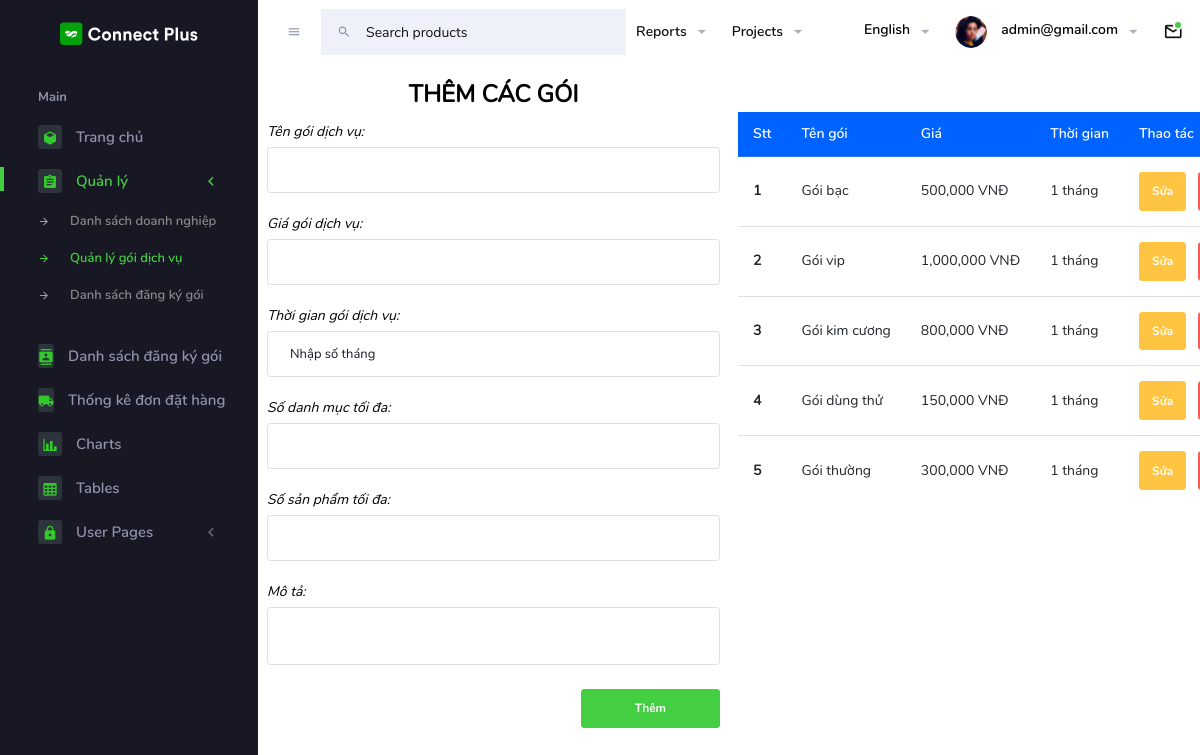
The page /admin/ADpackages.php (signed in) on the database its author committed.
### tables this page shows
CREATE TABLE `packages` (
  `packageid` int(11) NOT NULL,
  `name` varchar(255) NOT NULL,
  `price` bigint(20) NOT NULL,
  `numberofcategories` int(11) NOT NULL DEFAULT 0,
  `numberofproducts` int(11) NOT NULL DEFAULT 0,
  `packagedate` int(11) NOT NULL,
  `description` text NOT NULL
);

### admin/ADpackages.php (the view)
<?php
include '../connect.php';
?>
<?php
include("./Template/headerAD.php");
include("./Template/navbarAD.php");
include("./Template/sidebarAD.php");
?>
<div class="container">
    <div class="row">
        <div class="col-md-6">
            <?php
            if (isset($_GET['action']) == 'sua') {
                $id = $_GET['id'];
                $sql_select_id = "SELECT * FROM packages WHERE packageid = ?";
                $stmt = $conn->prepare($sql_select_id);
                $stmt->bind_param("i", $id);
                $stmt->execute();
                $result = $stmt->get_result();
                if ($row = mysqli_fetch_array($result)) {
            ?>
            <h2 class="text-center m-3 text-black text-uppercase">Sửa các gói</h2>
            <form action="./ADhandlepackage.php" method="post">
                <input type="hidden" name="packageid" value="<?php echo $id ?>">
                <div class="form-group">
                    <label for="" class="text-black font-italic">Tên gói dịch vụ:</label>
                    <input type="text" name="namePackage" value="<?php echo $row['name'] ?>" id=""
                        class="form-control rounded">
                </div>
                <div class="form-group">
                    <label for="" class="text-black font-italic">Giá gói dịch vụ:</label>
                    <input type="text" name="pricePackage" value="<?php echo $row['price'] ?>" id=""
                        class="form-control rounded">
                </div>
                <div class="form-group">
                    <label for="" class="text-black font-italic">Thời gian gói dịch vụ:</label>
                    <input type="text" name="datePackage" value="<?php echo $row['packagedate']  ?>" id=""
                        class="form-control rounded">
                </div>
                <div class="form-group">
                    <label for="" class="text-black font-italic">Số danh mục tối đa:</label>
                    <input type="text" name="numberofcategories" value="<?php echo $row['numberofcategories']  ?>" id=""
                        class="form-control rounded">
                </div>
                <div class="form-group">
                    <label for="" class="text-black font-italic">Số sản phẩm tối đa:</label>
                    <input type="text" name="numberofproducts" value="<?php echo $row['numberofproducts']  ?>" id=""
                        class="form-control rounded">
                </div>
                <div class="form-group">
                    <label for="" class="text-black font-italic">Mô tả:</label>
                    <textarea cols="30" name="descPackage" id="description"
                        class="form-control rounded"><?php echo $row['description'] ?></textarea>
                </div>
                <div class="form-group">
                    <div class="row">
                        <div class="col-4"></div>
                        <div class="col-4">
                        </div>
                        <div class="col-4">
                            <input type="submit" name="editPackage" value="Sửa" class="btn btn-success w-100">
                        </div>
                    </div>
                </div>
            </form>
            <a href="../../404.html">404</a>
            <?php
                }
            } else {
                ?>
            <h2 class="text-center m-3 text-black text-uppercase">Thêm các gói</h2>
            <form action="./ADhandlepackage.php" method="post">
                <div class="form-group">
                    <label for="" class="text-black font-italic">Tên gói dịch vụ:</label>
                    <input type="text" name="namePackage" id="" class="form-control rounded">
                </div>
                <div class=" form-group">
                    <label for="" class="text-black font-italic">Giá gói dịch vụ:</label>
                    <input type="text" name="pricePackage" id="" class="form-control rounded">
                </div>
                <div class="form-group">
                    <label for="" class="text-black font-italic">Thời gian gói dịch vụ:</label>
                    <input type="number" name="datePackage" id="" class="form-control rounded"
                        placeholder="Nhập số tháng" min="1">
                </div>
                <div class="form-group">
                    <label for="" class="text-black font-italic">Số danh mục tối đa:</label>
                    <input type="text" name="numberofcategories" value="" id="" class="form-control rounded">
                </div>
                <div class="form-group">
                    <label for="" class="text-black font-italic">Số sản phẩm tối đa:</label>
                    <input type="text" name="numberofproducts" value="" id="" class="form-control rounded">
                </div>
                <div class="form-group">
                    <label for="" class="text-black font-italic">Mô tả:</label>
                    <textarea cols="30" name="descPackage" id="description" class="form-control rounded"></textarea>
                </div>
                <div class="form-group">
                    <div class="row">
                        <div class="col-4"></div>
                        <div class="col-4">
                        </div>
                        <div class="col-4">
                            <input type="submit" name="addPackage" value="Thêm" class="btn btn-success w-100">
                        </div>
                    </div>
                </div>
            </form>
            <?php
            }
            ?>
        </div>
        <div class="col-md-6">
            <?php
            $sql = "SELECT * FROM packages   ORDER BY packageid DESC";
            $stmt = $conn->prepare($sql);
            $stmt->execute();
            $result = $stmt->get_result();
            ?>
            <table class="table mt-5">
                <thead>
                    <tr class="bg-primary text-white">
                        <th scope="col">Stt</th>
                        <th scope="col">Tên gói</th>
                        <th scope="col">Giá </th>
                        <th scope="col">Thời gian </th>
                        <th scope="col">Thao tác</th>
                    </tr>
                </thead>
                <tbody>
                    <?php
                    $i = 0;
                    while ($row = mysqli_fetch_array($result)) {
                        $i++;
                    ?>
                    <tr>
                        <th scope="row"><?php echo $i ?></th>
                        <td><?php echo $row['name'] ?></td>
                        <td><?php echo number_format($row['price']) . ' VNĐ' ?></td>
                        <td><?php echo $row['packagedate'] . ' tháng' ?></td>
                        <td>
                            <a href="./ADpackages.php?action=sua&&id=<?php echo $row['packageid'] ?>"
                                class="btn btn-warning">Sửa</a>
                            <a href="./ADhandlepackage.php?action=xoa&&id=<?php echo $row['packageid'] ?>"
                                class="btn btn-danger ml-2">Xóa</a>
                        </td>
                    </tr>
                    <?php
                    }
                    ?>
                </tbody>
            </table>
        </div>
    </div>
</div>
<?php
include("./Template/footerAD.php");
?>

### rows shown on the page
packages: name "Gói bạc", price "500,000", packagedate "1"
packages: name "Gói vip", price "1,000,000", packagedate "1"
packages: name "Gói kim cương", price "800,000", packagedate "1"
packages: name "Gói dùng thử", price "150,000", packagedate "1"
packages: name "Gói thường", price "300,000", packagedate "1"

### other values the page prints
$_SESSION['admin'] "admin@gmail.com"
